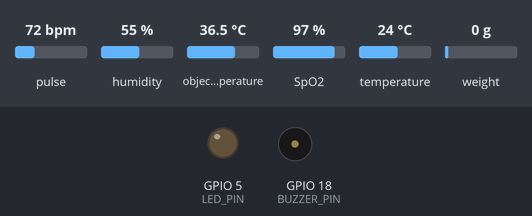
This sketch was run on a simulated ESP32. On the bench: output pins drawn as LEDs (lit = HIGH), buzzer (waves = sounding, pin HIGH). Inputs (shaded band) come from the test bench; at power-on: pulse 72 bpm, object temperature 36.5 °C, SpO2 97 %, humidity 55 %, temperature 24 °C, weight on the scale 0 g. WiFi joins after 1.5 s; servers stay silent unless stated; uploads are accepted with an empty reply; what the sketch prints to the serial monitor is not drawn.

Above: at 0.0 s.
At 8.2 s:
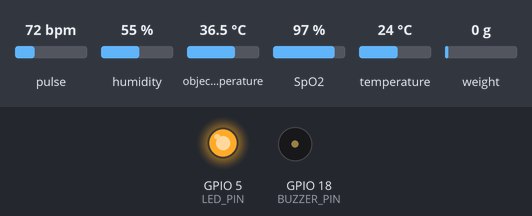
8.3 s: pulse set to 52 bpm
11.0 s: pulse set to 48 bpm
At 12.89 s:
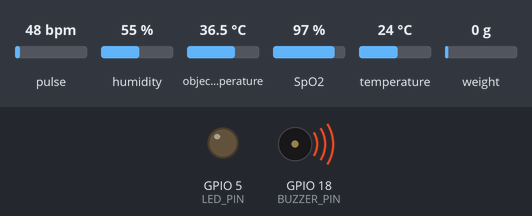
17.8 s: object temperature set to 39 °C
24.6 s: SpO2 set to 80 %
Timing chart, 0 to 31.2 s (numbered marks = the images above; inputs shaded):
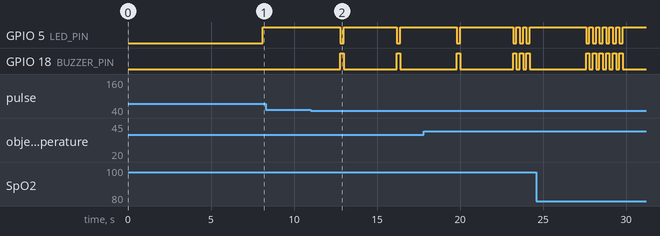

Measured:
- the behaviour switches between 50 and 49 bpm on pulse (found by bisection; images 1 and 2)
- after the input at 8.3 s, every drawn part: stays the same
- after the input at 11.0 s, GPIO 5 (LED_PIN): alternates HIGH for 3.2 s and LOW for 0.20 s, starting after 1.8 s; GPIO 18 (BUZZER_PIN): alternates HIGH for 0.20 s and LOW for 3.2 s, starting after 1.8 s

The sketch:

All.ino
```cpp
#include <Wire.h>
#include "Adafruit_MLX90614.h"
#include "MAX30105.h"
#include "spo2_algorithm.h"
#include "HX711.h"
#include "DHT.h"
// WiFi + HTTP for cloud communication
#include <WiFi.h>
#include <WiFiClientSecure.h>
#include <HTTPClient.h>
#include <WebServer.h>
#include <DNSServer.h>
// WiFiManager for captive portal configuration
#include <WiFiManager.h>

// Global WiFiManager instance for portal state checks
WiFiManager wm;

// ================== PIN CONNECTIONS ==================
// MLX90614 -> ESP32
//   VCC  -> 3.3V
//   GND  -> GND
//   SDA  -> GPIO21
//   SCL  -> GPIO22
//
// MAX30102 -> ESP32
//   VIN  -> 3.3V or 5V
//   GND  -> GND
//   SDA  -> GPIO21
//   SCL  -> GPIO22
//
// HX711 -> ESP32
//   DT  -> GPIO25
//   SCK -> GPIO26
//
// DHT22 -> ESP32
//   VCC  -> 3.3V
//   GND  -> GND
//   DATA -> GPIO4
//
// LED -> GPIO5  | Buzzer -> GPIO18
// =====================================================

#define LED_PIN 5
#define BUZZER_PIN 18
#define DOUT_PIN 25
#define SCK_PIN 26
#define DHT_PIN 4
#define DHT_TYPE DHT22

// Thresholds
#define TEMP_LOW 35.5
#define TEMP_HIGH 38.0
#define TEMP_CRITICAL 39.5
#define SPO2_LOW 90
#define SPO2_CRITICAL 85
#define HR_LOW 50
#define HR_HIGH 120
#define HR_CRITICAL 150

Adafruit_MLX90614 mlx = Adafruit_MLX90614();
MAX30105 particleSensor;
HX711 scale;
DHT dht(DHT_PIN, DHT_TYPE);

float calibration_factor = -28; // Calibrated for your load cell
float weight = 0;
bool hx711Working = false;

// SpO2 buffers
#define BUFFER_LENGTH 100
uint32_t irBuffer[BUFFER_LENGTH];
uint32_t redBuffer[BUFFER_LENGTH];
int32_t spo2;
int8_t validSPO2;
int32_t heartRate;
int8_t validHeartRate;

unsigned long lastTempRead = 0;
unsigned long lastDHTRead = 0;
bool fingerDetected = false;
int measurementCount = 0;
bool mlxWorking = false;
bool max30102Working = false;
bool dhtWorking = false;
float envTemperature = 0;
float humidity = 0;

// Wi-Fi reconnection check timer
unsigned long lastWiFiCheckAt = 0;
const unsigned long WIFI_CHECK_INTERVAL_MS = 5000;

// ================== NETWORK CONFIG ==================
// WiFi credentials are configured via WiFiManager captive portal

// Backend base URL (Render)
const char* BACKEND_BASE = "https://healthcarerobot.onrender.com";
const char* VITALS_PATH = "/api/vitals";        // Expected backend endpoint
const char* COMMAND_PATH = "/api/command";      // Optional: backend commands (GET/POST)

// Set a patient id to associate vitals (could be configured via UI/scan/etc.)
int PATIENT_ID = 5; // Change as needed or make dynamic

// Post interval (ms)
const unsigned long POST_INTERVAL_MS = 2000;
unsigned long lastPostAt = 0;

// Command poll interval (ms) - optional
const unsigned long CMD_POLL_INTERVAL_MS = 5000;
unsigned long lastCmdPollAt = 0;

// Connect to WiFi (blocking with retries)
void connectWiFi() {
  WiFi.mode(WIFI_STA);
  WiFi.setAutoReconnect(true);
  WiFi.persistent(true);
  wm.setDebugOutput(true);
  wm.setConfigPortalBlocking(true);
  wm.setConfigPortalTimeout(0);           // keep portal open until configured
  wm.setConnectTimeout(20);               // STA connect timeout seconds per attempt
  wm.setConnectRetries(3);                // retries before opening portal

  Serial.println("[WiFi] Attempting autoConnect or open portal if needed...");
  bool res = wm.autoConnect("BuXin_Device_Setup");
  if (!res) {
    // As a fallback, explicitly start portal and block until configured
    Serial.println("[WiFi] autoConnect failed or no credentials. Starting config portal 'BuXin_Device_Setup'.");
    wm.startConfigPortal("BuXin_Device_Setup");
  }
  Serial.print("[WiFi] Connected. IP: ");
  Serial.println(WiFi.localIP());
}

// Send vitals to backend via HTTPS POST
void sendVitalsHTTP(float heart_rate_val, float spo2_val, float body_temp_c,
                    float weight_kg, float env_temp_c, float humidity_pct, int patient_id) {
  if (WiFi.status() != WL_CONNECTED) return;

  WiFiClientSecure client;
  client.setInsecure(); // Accept all certs (simpler for prototyping)

  HTTPClient https;
  String url = String(BACKEND_BASE) + String(VITALS_PATH);
  if (!https.begin(client, url)) {
    return;
  }

  https.addHeader("Content-Type", "application/json");

  // Build JSON body
  String body = "{";
  body += "\"heart_rate\":" + String((int)heart_rate_val) + ",";
  body += "\"spo2\":" + String((int)spo2_val) + ",";
  body += "\"body_temp\":" + String(body_temp_c, 1) + ",";
  body += "\"weight\":" + String(weight_kg, 3) + ",";
  body += "\"env_temp\":" + String(env_temp_c, 1) + ",";
  body += "\"humidity\":" + String(humidity_pct, 1) + ",";
  body += "\"patient_id\":" + String(patient_id);
  body += "}";

  int code = https.POST(body);
  Serial.print("[HTTP] POST /api/vitals -> ");
  Serial.println(code);
  if (code <= 0) {
    Serial.print("[HTTP] Error: ");
    Serial.println(https.errorToString(code));
  } else if (code >= 400) {
    String resp = https.getString();
    Serial.print("[HTTP] Response body: ");
    Serial.println(resp);
  }
  https.end();
}

// Optional: poll backend for commands (GET)
void pollCommandHTTP(int patient_id) {
  if (WiFi.status() != WL_CONNECTED) return;

  WiFiClientSecure client;
  client.setInsecure();
  HTTPClient https;
  String url = String(BACKEND_BASE) + String(COMMAND_PATH) + "?patient_id=" + String(patient_id);
  if (!https.begin(client, url)) {
    return;
  }
  int code = https.GET();
  if (code == 200) {
    String cmd = https.getString();
    // TODO: parse and act on commands like "Start Interview", "Capture Weight", etc.
    // keep non-blocking behavior
  }
  https.end();
}

void setup() {
  // Optional local debug (safe to leave on; not required for cloud)
  Serial.begin(115200);
  delay(2000);

  pinMode(LED_PIN, OUTPUT);
  pinMode(BUZZER_PIN, OUTPUT);
  digitalWrite(LED_PIN, LOW);  // LED OFF at startup
  digitalWrite(BUZZER_PIN, LOW);

  Serial.println("\n");
  Serial.println("╔════════════════════════════════════════════════╗");
  Serial.println("║   HOSPITAL VITAL SIGNS MONITOR v3.4           ║");
  Serial.println("║   With Temperature, HR, SpO2 & Weight         ║");
  Serial.println("╚════════════════════════════════════════════════╝\n");

  // ---------- Initialize HX711 FIRST ----------
  Serial.println("⚖️  Step 1: Initializing HX711 Load Cell...");
  scale.begin(DOUT_PIN, SCK_PIN);

  Serial.println("   Remove any weight from the scale...");
  delay(2000);

  if (scale.is_ready()) {
    // Tare the scale (set current reading as zero) - EXACTLY like your working code
    scale.set_scale();
    scale.tare();

    hx711Working = true;
    Serial.println("   ✅ Tare complete. Scale is ready.");
    Serial.println("   Commands: 't' = Tare, 'c' = Calibrate");
    Serial.println("   Place object to weigh\n");
  } else {
    Serial.println("   ❌ HX711 not detected. Check wiring (DT=25, SCK=26)\n");
  }

  // Initialize I2C for other sensors
  Wire.begin(21, 22);
  Wire.setClock(100000);
  delay(500);

  // ---------- Initialize MLX90614 ----------
  Serial.println("🌡️  Step 2: Initializing MLX90614...");
  mlxWorking = mlx.begin();
  if (mlxWorking) {
    Serial.println("   ✅ MLX90614 detected\n");
  } else {
    Serial.println("   ❌ MLX90614 not found\n");
  }

  // ---------- Initialize MAX30102 ----------
  Serial.println("❤️  Step 3: Initializing MAX30102...");
  if (particleSensor.begin(Wire, I2C_SPEED_STANDARD)) {
    particleSensor.setup();
    particleSensor.setPulseAmplitudeRed(0x0A);
    particleSensor.setPulseAmplitudeGreen(0);
    max30102Working = true;
    Serial.println("   ✅ MAX30102 detected\n");
  } else {
    Serial.println("   ❌ MAX30102 not found\n");
  }

  // ---------- Initialize DHT22 ----------
  Serial.println("🌡️  Step 4: Initializing DHT22...");
  dht.begin();
  dhtWorking = true;
  Serial.println("   ✅ DHT22 initialized\n");

  Serial.println("──────────────────────────────────────────────────");
  Serial.println("System Ready!");
  Serial.println("──────────────────────────────────────────────────\n");

  // ---------- Connect Wi-Fi for cloud communication ----------
  Serial.println("📡 Connecting Wi-Fi...");
  connectWiFi();
  Serial.print("✅ Wi-Fi connected. IP: ");
  Serial.println(WiFi.localIP());
}

void loop() {
  if (WiFi.status() != WL_CONNECTED && !wm.getConfigPortalActive()) {
    if (millis() - lastWiFiCheckAt >= WIFI_CHECK_INTERVAL_MS) {
      WiFi.reconnect();
      lastWiFiCheckAt = millis();
    }
  }
  // --- Read Temperature (MLX90614) ---
  float temperature = 0;
  if (mlxWorking && (millis() - lastTempRead >= 1000)) {
    temperature = mlx.readObjectTempC();
    lastTempRead = millis();
  }

  // --- Read Environmental Data (DHT22) ---
  if (dhtWorking && (millis() - lastDHTRead >= 2000)) {
    envTemperature = dht.readTemperature();
    humidity = dht.readHumidity();
    lastDHTRead = millis();
  }

  // --- Read Weight (HX711) - EXACTLY like your working code ---
  float weight_kg = 0;
  if (hx711Working && scale.is_ready()) {
    scale.set_scale(calibration_factor);

    // Get weight reading (average of 10 readings)
    weight = scale.get_units(10);

    // Add 4.5 kg offset
    weight = weight + 4500; // Adding 4500 grams (4.5 kg)

    // Convert to kg
    weight_kg = weight / 1000;
  }

  // --- Read MAX30102 (Heart Rate & SpO2) ---
  if (max30102Working) {
    uint32_t irValue = particleSensor.getIR();

    if (irValue > 50000) {  // Finger detected
      if (!fingerDetected) {
        fingerDetected = true;
        digitalWrite(LED_PIN, HIGH);  // Turn LED ON when finger detected
        Serial.println("👆 Finger detected! Collecting data...");
      }

      // Collect data for SpO2 calculation
      for (byte i = 0; i < BUFFER_LENGTH; i++) {
        while (particleSensor.available() == false)
          particleSensor.check();

        redBuffer[i] = particleSensor.getRed();
        irBuffer[i] = particleSensor.getIR();
        particleSensor.nextSample();
      }

      // Calculate SpO2 and Heart Rate
      maxim_heart_rate_and_oxygen_saturation(
        irBuffer, BUFFER_LENGTH,
        redBuffer, &spo2, &validSPO2,
        &heartRate, &validHeartRate
      );

      measurementCount++;
    } else {
      if (fingerDetected) {
        fingerDetected = false;
        digitalWrite(LED_PIN, LOW);  // Turn LED OFF when finger removed
        Serial.println("❌ Finger removed\n");
      }
    }
  }

  // --- Determine Overall Status ---
  String status = "normal";
  if (mlxWorking && (temperature > TEMP_CRITICAL || temperature < TEMP_LOW)) {
    status = "critical";
  } else if (max30102Working && fingerDetected) {
    if ((validHeartRate && (heartRate > HR_CRITICAL || heartRate < HR_LOW)) ||
        (validSPO2 && spo2 < SPO2_CRITICAL)) {
      status = "critical";
    } else if ((validHeartRate && (heartRate > HR_HIGH || heartRate < HR_LOW)) ||
               (validSPO2 && spo2 < SPO2_LOW)) {
      status = "warning";
    }
  }

  // --- Send vitals to Flask backend over Wi-Fi ---
  if (millis() - lastPostAt >= POST_INTERVAL_MS) {
    float hr_out = (max30102Working && fingerDetected && validHeartRate) ? heartRate : 0;
    float spo2_out = (max30102Working && fingerDetected && validSPO2) ? spo2 : 0;
    sendVitalsHTTP(hr_out, spo2_out, temperature, weight_kg, envTemperature, humidity, PATIENT_ID);
    lastPostAt = millis();
  }

  // --- Display All Vitals ---
  Serial.println("╔═══════════════════════ VITAL SIGNS ════════════════════════╗");

  // Temperature
  if (mlxWorking) {
    Serial.print("🌡️  Temperature: ");
    Serial.print(temperature, 1);
    Serial.print(" °C");
    if (temperature < TEMP_LOW) {
      Serial.println(" ⚠️ LOW");
      alertBuzzer(1);
    } else if (temperature > TEMP_CRITICAL) {
      Serial.println(" 🚨 CRITICAL");
      alertBuzzer(3);
    } else if (temperature > TEMP_HIGH) {
      Serial.println(" ⚠️ HIGH");
      alertBuzzer(2);
    } else {
      Serial.println(" ✅");
    }
  }

  // Weight
  if (hx711Working && scale.is_ready()) {
    Serial.print("⚖️  Weight: ");
    Serial.print(weight_kg, 3);
    Serial.println(" kg");
  } else if (hx711Working) {
    Serial.println("⚖️  HX711 not found.");
  }

  // Environmental Data
  if (dhtWorking) {
    Serial.print("🌡️  Room Temperature: ");
    Serial.print(envTemperature, 1);
    Serial.println(" °C");

    Serial.print("💧  Humidity: ");
    Serial.print(humidity, 1);
    Serial.println(" %");
  }

  // Heart Rate & SpO2
  if (max30102Working && fingerDetected) {
    if (validHeartRate && heartRate > 30 && heartRate < 200) {
      Serial.print("❤️  Heart Rate: ");
      Serial.print(heartRate);
      Serial.print(" bpm");

      if (heartRate < HR_LOW) {
        Serial.println(" ⚠️ LOW");
        alertBuzzer(1);
      } else if (heartRate > HR_CRITICAL) {
        Serial.println(" 🚨 CRITICAL");
        alertBuzzer(3);
      } else if (heartRate > HR_HIGH) {
        Serial.println(" ⚠️ HIGH");
        alertBuzzer(2);
      } else {
        Serial.println(" ✅");
      }
    }

    if (validSPO2 && spo2 > 70 && spo2 <= 100) {
      Serial.print("🫁 SpO2: ");
      Serial.print(spo2);
      Serial.print(" %");

      if (spo2 < SPO2_CRITICAL) {
        Serial.println(" 🚨 CRITICAL");
        alertBuzzer(3);
      } else if (spo2 < SPO2_LOW) {
        Serial.println(" ⚠️ LOW");
        alertBuzzer(2);
      } else {
        Serial.println(" ✅");
      }
    }
  }

  Serial.print("📊 Measurements: ");
  Serial.println(measurementCount);
  Serial.println("╚════════════════════════════════════════════════════════════╝\n");

  // --- Emit JSON line for Flask serial reader ---
  {
    float hr_out = (max30102Working && fingerDetected && validHeartRate) ? heartRate : 0;
    float spo2_out = (max30102Working && fingerDetected && validSPO2) ? spo2 : 0;
    String json = "{";
    json += "\"temperature\":" + String(temperature, 1) + ",";
    json += "\"heartRate\":" + String((int)hr_out) + ",";
    json += "\"spo2\":" + String((int)spo2_out) + ",";
    json += "\"weight\":" + String(weight_kg, 3) + ",";
    json += "\"envTemperature\":" + String(envTemperature, 1) + ",";
    json += "\"humidity\":" + String(humidity, 1) + ",";
    json += "\"status\":\"" + status + "\",";
    json += "\"measurements\":" + String(measurementCount);
    json += "}";
    Serial.print("JSON:");
    Serial.println(json);
  }

  // --- Optional: Poll backend for commands ---
  if (millis() - lastCmdPollAt >= CMD_POLL_INTERVAL_MS) {
    pollCommandHTTP(PATIENT_ID);
    lastCmdPollAt = millis();
  }

  delay(500);  // Match your working code's delay
}

void alertBuzzer(int beeps) {
  for (int i = 0; i < beeps; i++) {
    digitalWrite(BUZZER_PIN, HIGH);
    digitalWrite(LED_PIN, LOW);
    delay(200);
    digitalWrite(BUZZER_PIN, LOW);
    digitalWrite(LED_PIN, HIGH);
    delay(200);
  }
}
```
